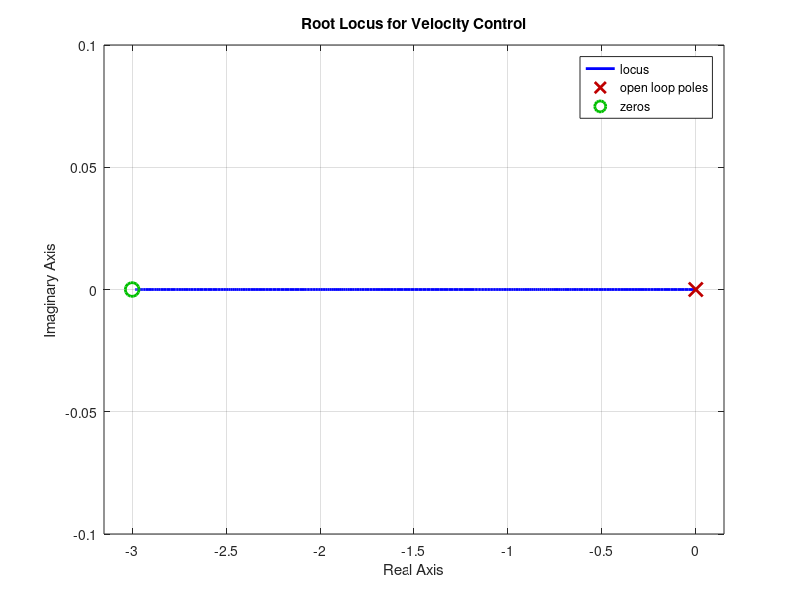
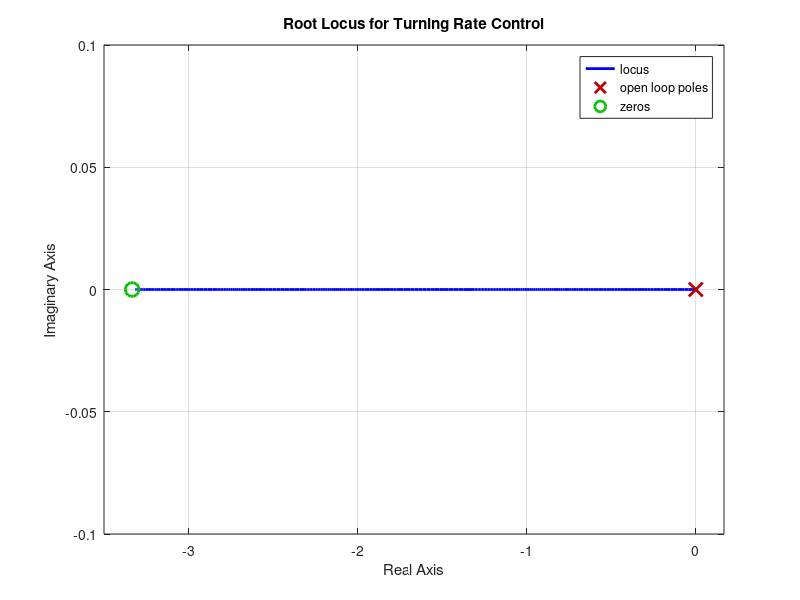

MATLAB code for these plots, in order:
clc;
clear all;

% Define the plant constant
G_v = 0.2159;

% Selected gains
Kp_v = 0.5;
Ki_v = 1.5;

% This is incorrect
% Define the transfer function for velocity control
%num_v = [G_v * Kp_v, G_v * Ki_v];
%den_v = [(1 + G_v * Kp_v), G_v * Ki_v];
%--------------------------------------

% The loop gain (Kp+Ki/s)Gv should be rewritten 
% as Kp(s+Ki/Kp)Gv/s. Then you choose Ki/Kp while 
% Kp serves as positive K from the rootlocus method
% (this is ECE141 material, please review it).
% Therefore, for the root locus we use
z=Ki_v/Kp_v;
s=tf('s')
L=(s+z)*G_v/s

figure
rlocus(L)
title('Root Locus for Velocity Control');
grid on;

% Since the sketch of the root locus will  show that 
% there is only single branch to the root locus departing (K=0) 
% from the pole at the origin and arriving (K=infty) to the zero 
% at Ki_v/Kp_v, it is important to show that the system pole 
% is  about 10 or 6 is smaller than 1/Ts=(1/50ms)=20
% The value of Ki_v/Kp_v=3 is a safe choice since 3 < 20/6,
% yet you have to place the pole by selecting K. Once you do it, then 
% Kp_v=K and Ki_v = 3K.   You can compute where is the closed loop 
% pole for the selected K. The simlar process should be repeated for 
% the turning rate controller.


% Incorrect
% Generate the root locus plot for velocity control
%figure;
%rlocus(tf(num_v, den_v));
%title('Root Locus for Velocity Control with Selected Gains');
%grid on;

% Define the plant constant
G_w = 0.238;

% Selected gains
Kp_w = 0.3;
Ki_w = 1.0;

% Incorrect
% Define the transfer function for turning rate control
%num_w = [G_w * Kp_w, G_w * Ki_w];
%den_w = [(1 + G_w * Kp_w), G_w * Ki_w];

z=Ki_w/Kp_w;
s=tf('s')
L=(s+z)*G_w/s

figure
rlocus(L)
title('Root Locus for Turning Rate Control');
grid on;

% Incorrect
% Generate the root locus plot for turning rate control
%figure;
%rlocus(tf(num_w, den_w));
%title('Root Locus for Turning Rate Control with Selected Gains');
%grid on;


% Calculate closed-loop poles:

% For Velocity Control
den_v = [1 + G_v*Kp_v, G_v*Ki_v];
poles_velocity = roots(den_v);

% For Turning Rate Control
den_w = [1 + G_w*Kp_w, G_w*Ki_w];
poles_turning_rate = roots(den_w);

% Display the poles
disp('Poles for Velocity Control:');
disp(poles_velocity);

disp('Poles for Turning Rate Control:');
disp(poles_turning_rate);
